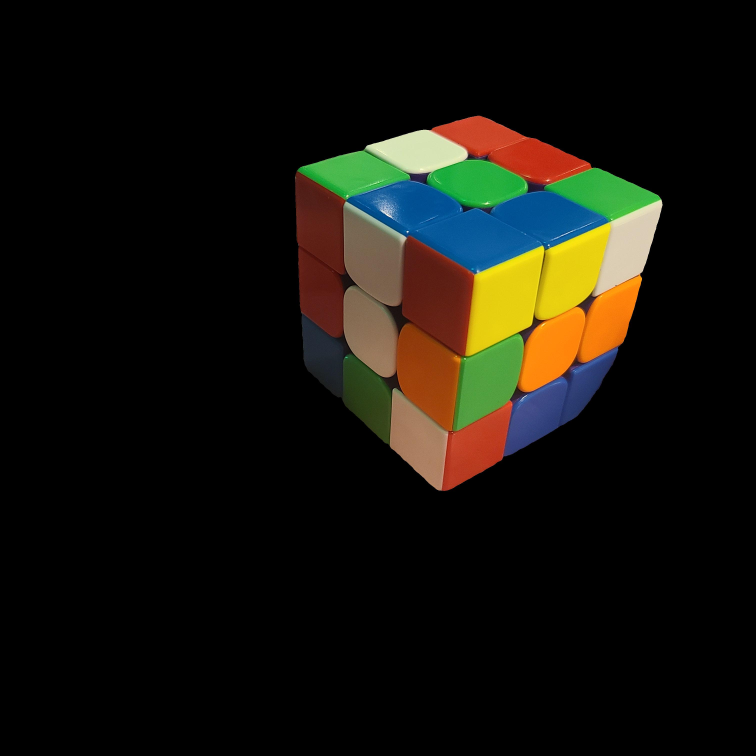
#> input picture test.jpg, 3024 x 3024 px, given in place of isolated_cube_teletest.jpg.jpg, which was not available (shown at 1/4 size)
$ python main.py test.jpg
#> lines starting #> are read from the running program, lines starting #| are printed output that depends on the picture; after the words box and inside, x2 and y2 are one past the last pixel; in counts of white or black regions, pixels touching at a corner belong together; long printed decimals are rounded; pictures that were not available may be replaced by others from this repository, and a replacement may not be noted
### contour.py
import cv2
import numpy as np

from math import sqrt


WIDTH, HEIGHT = 1488, 1530
KERNEL_SIZE = x if (x := int((WIDTH + HEIGHT) / 30)) % 2 else (x + 1)


# INFO: utils
def distance(x1, y1, x2, y2):
    return sqrt((x2 - x1) ** 2 + (y2 - y1) ** 2)


# INFO: all base functions
def fill_image(img, change=True):
    return cv2.threshold(cv2.cvtColor(img, cv2.COLOR_BGR2GRAY) if change else img, 0, 240, cv2.THRESH_BINARY)[1]


def mask_white(img):
    temp = img.copy()
    temp[np.where((temp != [0, 0, 0]).any(axis=2))] = [255, 255, 255]
    return temp


def setup_contours(img, epsilon):
    cannied = cv2.Canny(img, threshold1=200, threshold2=600)

    cv2.imshow("cannied", cannied)

    contours0, _ = cv2.findContours(cannied.copy(), cv2.RETR_EXTERNAL, cv2.CHAIN_APPROX_SIMPLE)
    contours = [cv2.approxPolyDP(cnt, epsilon, True) for cnt in contours0]

    return contours


def produce_contours(img, epsilon=10):
    contours = setup_contours(img, epsilon)
    contours = list(map(lambda x: x[0], contours[0]))

    pairs = list(zip(contours, np.append(contours[1:], [contours[0]], axis=0)))

    return pairs


def show_bounding_lines(img, contours, blank=False):
    vis = img.copy() if not blank else np.zeros(img.shape, np.uint8)

    for i, (c1, c2) in enumerate(contours):
        print(i, c1, c2, distance(c1[0], c1[1], c2[0], c2[1]))
        temp = np.zeros(img.shape, np.uint8)
        cv2.line(temp, c1, c2, (255, 255, 255), 3, cv2.LINE_AA)
        cv2.line(vis, c1, c2, (255, 255, 255), 3, cv2.LINE_AA)

    return vis


def bounding_lines(img, debug=False):
    original = img.copy()

    img = mask_white(img)

    cv2.imshow("maksed", img)

    img = cv2.GaussianBlur(img, (KERNEL_SIZE, KERNEL_SIZE), 0)
    img = cv2.threshold(img, 128, 255, cv2.THRESH_BINARY)[1]

    cv2.imshow("blur+threshold", img)

    contours = produce_contours(img, epsilon=KERNEL_SIZE // 2)

    if debug:
        final = show_bounding_lines(original, contours, blank=False)
        cv2.imshow("final", final)

    return contours

### parallel.py
import cv2
import numpy as np

from math import atan2, acos, pi
from itertools import combinations


def find_angle(v1, v2):
    return acos(np.dot(v1, v2) / (np.linalg.norm(v1) * np.linalg.norm(v2)))


def find_parallel(contours, img, debug=False):
    dirs = []

    for i, (a, b) in enumerate(contours):
        dir = np.array([a[0] - b[0], a[1] - b[1], i])
        dirs.append(dir)

    best1 = list(sorted(combinations(dirs, 2), key=(lambda x: find_angle(x[0], x[1]) / pi), reverse=True)[:3])

    parallel_lines = list(map(lambda x: (x[0][2], x[1][2]), best1))

    if debug:
        for i, b in enumerate(parallel_lines):
            x, y = b

            lines = cv2.line(np.zeros(img.shape, np.uint8), contours[x][0], contours[x][1], (255, 255, 255), 3, cv2.LINE_AA)
            lines = cv2.line(lines, contours[y][0], contours[y][1], (255, 255, 255), 3, cv2.LINE_AA)
            cv2.imshow(f"line{i}", lines)

    return parallel_lines

### projection.py
import cv2
import numpy as np
import sys

from itertools import combinations


def connect_parallel_lines(lines: list[tuple[int, int], tuple[int, int]]):
    for i, l in enumerate(lines):
        z = list(zip(l[0], l[1]))

        # WARN: hardcoded value 5 for number of contours...
        # should be len of contours or something?
        # or always pass in 6 connected lines...

        if not any(map(lambda x: abs(x[1] - x[0]) % 5 <= 1, z)):
            lines[i] = (l[0], (l[1][1], l[1][0]))

    return lines


def find_corners(img, contours, parallel, debug=False):
    faces = list(combinations(parallel, 2))
    paired_parallel_lines = connect_parallel_lines(faces)

    x = np.zeros((2,), np.float64)

    all_corners = []

    for j in [0, 1, 2]:
        for i in [0, 1]:
            work = paired_parallel_lines[j]

            actual_min = max if sorted([work[0][i], work[1][i]]) == [0, 5] else min
            actual_max = min if sorted([work[0][i], work[1][i]]) == [0, 5] else max

            edge1 = contours[actual_min(work[0][i], work[1][i])]
            edge2 = contours[actual_max(work[0][i], work[1][i])]

            mid = edge1[1]

            dif1 = edge1[1] - edge1[0]
            dif2 = edge2[0] - edge2[1]

            x += (mid - dif1 - dif2)

            corners = [
                edge1[0],
                mid,
                mid - dif1 - dif2,
                edge2[1]
            ]

            all_corners.append(corners)

            if False:
                for c in corners:
                    img = cv2.circle(img, c, 16, (255, 255, 255), 16)

    if debug:
        print(list(faces))

        print(x)
        img = cv2.circle(img, (int(x[0]) // 6, int(x[1]) // 6), 4, (0, 255, 255), 4)
        cv2.imshow("all", img)

    return all_corners


def project(img, corners):
    for i, c in enumerate(corners):
        c = np.array(c).astype('float32')

        destination = np.array([
            [0, 0],
            [0, 500],
            [500, 0],
            [500, 500]], dtype="float32")

        m = cv2.getPerspectiveTransform(c, destination)

        output = cv2.warpPerspective(img, m, (500, 500))

        cv2.imshow(f"final{i}", output)

### main.py
import cv2
import numpy as np
import sys

from contour import bounding_lines
from parallel import find_parallel
from projection import find_corners, project


DEBUG = True

original = cv2.imread(f"../images/isolated/isolated_cube_tele{x[1] if len(x:=sys.argv) > 1 else 0}.jpg")
#> original is the input picture: shape (3024, 3024, 3); mean B, G, R 11.5, 18.9, 20.8
# original = cv2.imread(f"../images/isolated/cube{x[1] if len(x:=sys.argv) > 1 else 0}.jpg")

img = original.copy()

contours = bounding_lines(img, debug=DEBUG)
#> in mask_white, `temp[np.where((temp != [0, 0, 0]).any(axis=2))] = [255, 255, 255]`:
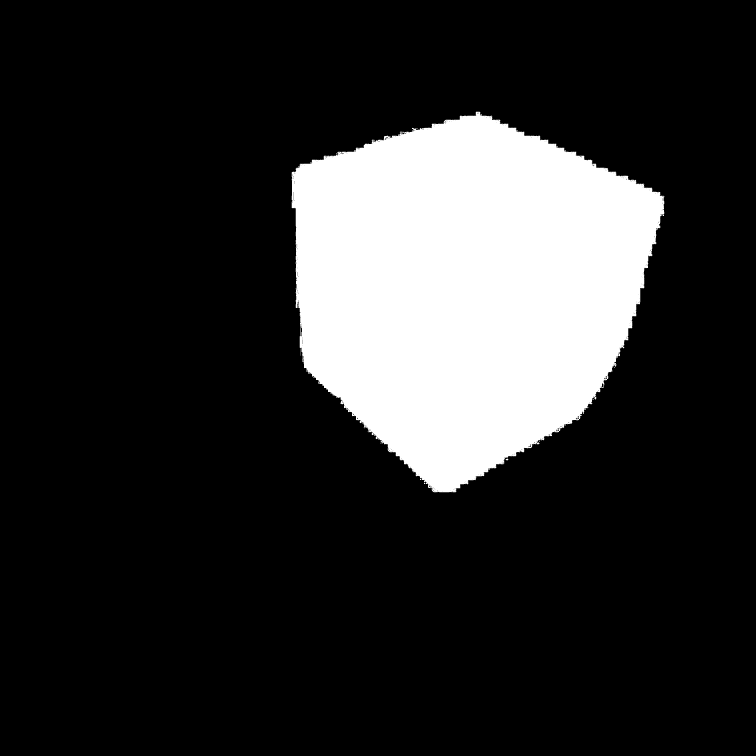
#> temp: shape (3024, 3024, 3) (shown at 1/4 size); 17.5% white; 66 white regions (57 under 20 px), largest, box (x1, y1, x2, y2) and area: (1167, 447, 2657, 1969) 1597977, (2378, 1586, 2385, 1596) 56, (2146, 1770, 2156, 1777) 56
#> in bounding_lines, `img = cv2.threshold(img, 128, 255, cv2.THRESH_BINARY)[1]`:
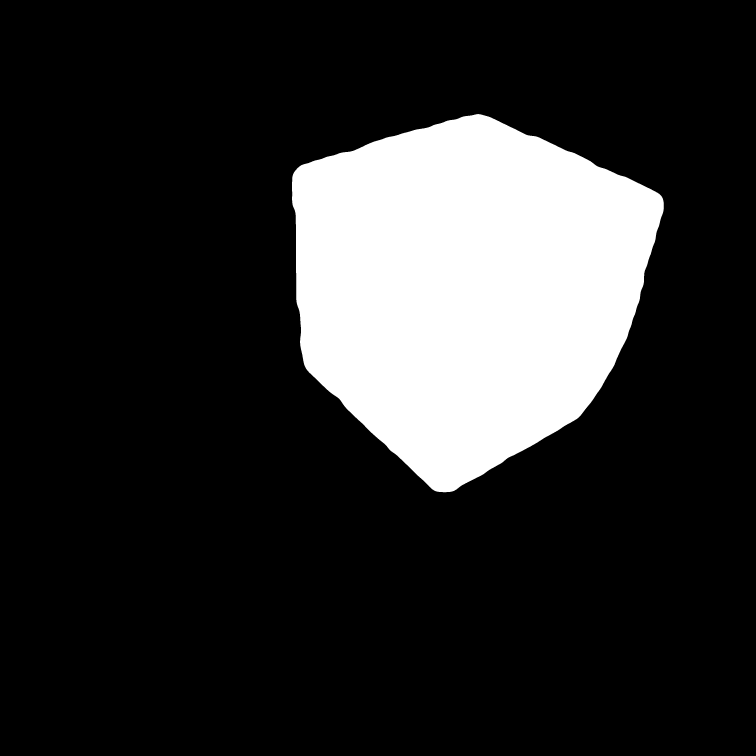
#> img: shape (3024, 3024, 3) (shown at 1/4 size); 17.5% white; 1 white region, box (x1, y1, x2, y2) and area: (1168, 456, 2655, 1969) 1597056
#> in setup_contours, `cannied = cv2.Canny(img, threshold1=200, threshold2=600)`:
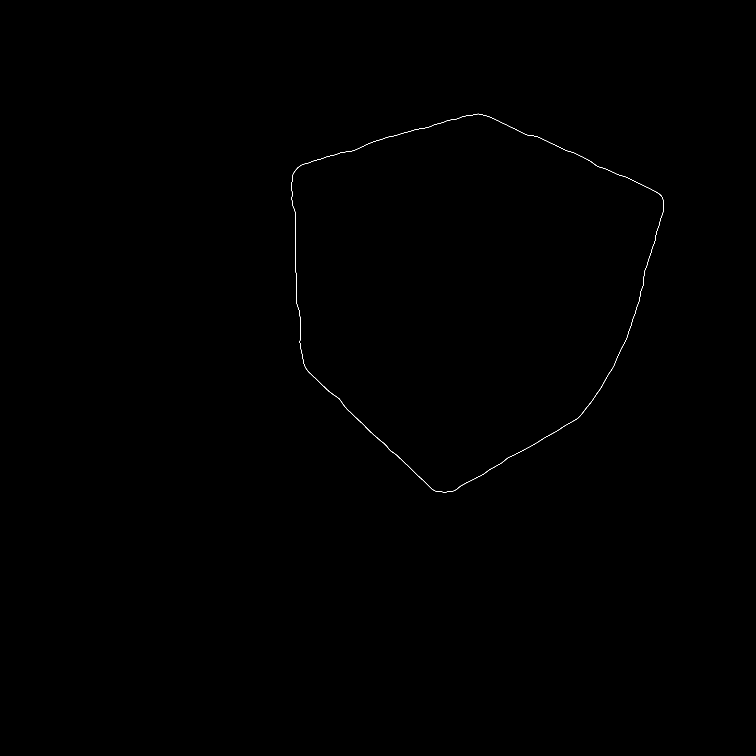
#> cannied: shape (3024, 3024) (shown at 1/4 size); 0.05% white in thin lines or dots, all inside (x1, y1, x2, y2) = (1167, 455, 2655, 1969)
#> in setup_contours, `contours0, _ = cv2.findContours(cannied.copy(), cv2.RETR_EXTERNAL, cv2..`: contours0 = 1 contour; box (x1, y1, x2, y2) and area: (1167, 455, 2655, 1969) 1597730
#> in setup_contours, `contours = [cv2.approxPolyDP(cnt, epsilon, True) for cnt in contours0]`: contours = 1 item
#> in produce_contours, `contours = list(map(lambda x: x[0], contours[0]))`: contours = [[1913, 455], [1168, 710], [1217, 1461], [1754, 1967], [2327, 1656], [2509, 1348], [2654, 838]]
#> in produce_contours, `pairs = list(zip(contours, np.append(contours[1:], [contours[0]], axis..`: pairs = [([1913, 455], [1168, 710]), ([1168, 710], [1217, 1461]), ([1217, 1461], [1754, 1967]), ([1754, 1967], [2327, 1656]), ([2327, 1656], [2509, 1348]), ([2509, 1348], [2654, 838]), ([2654, 838], [1913, 455])]
#> in bounding_lines, `contours = produce_contours(img, epsilon=KERNEL_SIZE // 2)`: contours has the same summary as pairs in produce_contours
#> the loop in show_bounding_lines, `for i, (c1, c2) in enumerate(contours):` made 7 passes
#> (c1, c2) on passes 1 to 7: ([1913, 455], [1168, 710]), ([1168, 710], [1217, 1461]), ([1217, 1461], [1754, 1967]), ([1754, 1967], [2327, 1656]), ([2327, 1656], [2509, 1348]), ([2509, 1348], [2654, 838]), ([2654, 838], [1913, 455])
#| 0 [1913  455] [1168  710] 787.433
#| 1 [1168  710] [1217 1461] 752.597
#| 2 [1217 1461] [1754 1967] 737.838
#| 3 [1754 1967] [2327 1656] 651.959
#| 4 [2327 1656] [2509 1348] 357.754
#| 5 [2509 1348] [2654  838] 530.212
#| 6 [2654  838] [1913  455] 834.128
#> contours has the same summary as pairs in produce_contours
parallel = find_parallel(contours, img, debug=DEBUG)
#> the loop in find_parallel, `for i, (a, b) in enumerate(contours):` made 7 passes
#> (a, b, dir) on passes 1 to 7: ([1913, 455], [1168, 710], [745, -255, 0]), ([1168, 710], [1217, 1461], [-49, -751, 1]), ([1217, 1461], [1754, 1967], [-537, -506, 2]), ([1754, 1967], [2327, 1656], [-573, 311, 3]), ([2327, 1656], [2509, 1348], [-182, 308, 4]), ([2509, 1348], [2654, 838], [-145, 510, 5]), ([2654, 838], [1913, 455], [741, 383, 6])
#> after the loop in find_parallel, `for i, (a, b) in enumerate(contours):`: dirs = [[745, -255, 0], [-49, -751, 1], [-537, -506, 2], [-573, 311, 3], [-182, 308, 4], [-145, 510, 5], [741, 383, 6]]
#> in find_parallel, `best1 = list(sorted(combinations(dirs, 2), key=(lambda x: find_angle(x..`: best1 = [([745, -255, 0], [-573, 311, 3]), ([-537, -506, 2], [741, 383, 6]), ([-49, -751, 1], [-145, 510, 5])]
#> in find_parallel, `parallel_lines = list(map(lambda x: (x[0][2], x[1][2]), best1))`: parallel_lines = [(0, 3), (2, 6), (1, 5)]
#> the loop in find_parallel, `for i, b in enumerate(parallel_lines):` made 3 passes
#> parallel = [(0, 3), (2, 6), (1, 5)]

all_corners = find_corners(img, contours, parallel, debug=DEBUG)
#> in find_corners, `faces = list(combinations(parallel, 2))`: faces = [((0, 3), (2, 6)), ((0, 3), (1, 5)), ((2, 6), (1, 5))]
#> the loop in connect_parallel_lines, `for i, l in enumerate(lines):` made 3 passes
#> (l, z) on passes 1 to 3: (((0, 3), (2, 6)), [(0, 2), (3, 6)]), (((0, 3), (1, 5)), [(0, 1), (3, 5)]), (((2, 6), (1, 5)), [(2, 1), (6, 5)])
#> after the loop in connect_parallel_lines, `for i, l in enumerate(lines):`: lines = [((0, 3), (6, 2)), ((0, 3), (1, 5)), ((2, 6), (1, 5))]
#> in find_corners, `paired_parallel_lines = connect_parallel_lines(faces)`: paired_parallel_lines has the same summary as lines in connect_parallel_lines
#> after the loop in find_corners, `for j in [0, 1, 2]:`: all_corners = 6 items; x = [10296, 6066]
#| [((0, 3), (6, 2)), ((0, 3), (1, 5)), ((2, 6), (1, 5))]
#| [10296.  6066.]
#> all_corners = 6 items

project(img, all_corners)
#> the loop in project, `for i, c in enumerate(corners):` made 6 passes
#> c on passes 1 to 6: [[1913, 455], [1168, 710], [1172, 72], [1913, 455]], [[1217, 1461], [1754, 1967], [1790, 1150], [2327, 1656]], [[1913, 455], [1168, 710], [1962, 1206], [1217, 1461]], [[1754, 1967], [2327, 1656], [1899, 1457], [2654, 838]], [[1168, 710], [1217, 1461], [1705, 1216], [1754, 1967]], [[2509, 1348], [2654, 838], [1768, 965], [1913, 455]]
#> pass 1, in project, `output = cv2.warpPerspective(img, m, (500, 500))`:
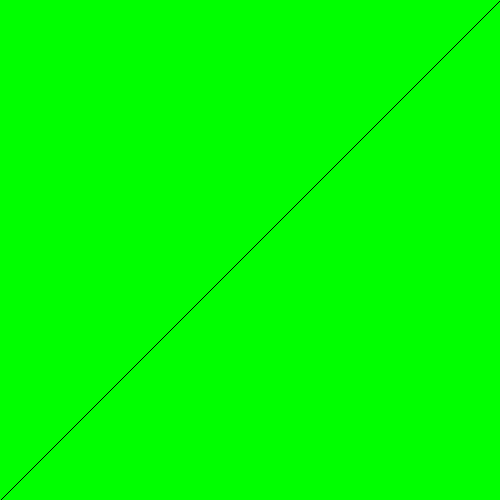
#> output: shape (500, 500, 3); mean B, G, R 0, 0.998, 0; drawn with 1 as white
#> pass 2, in project, `output = cv2.warpPerspective(img, m, (500, 500))`:
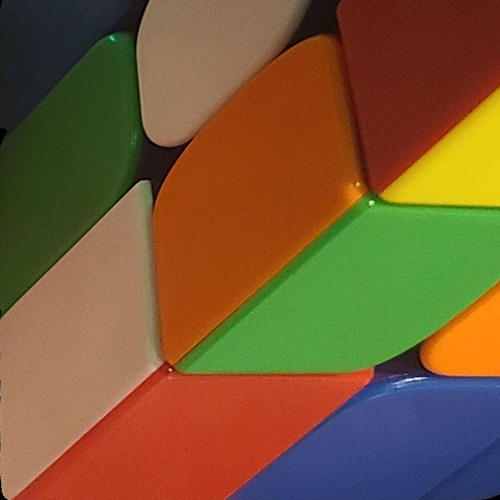
#> output: shape (500, 500, 3); mean B, G, R 51.3, 88.9, 120.5
#> pass 3, in project, `output = cv2.warpPerspective(img, m, (500, 500))`:
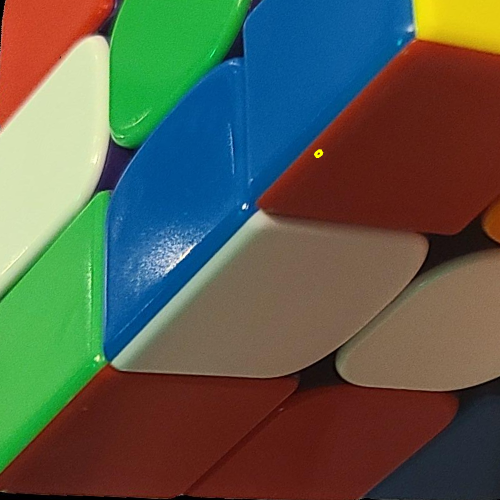
#> output: shape (500, 500, 3); mean B, G, R 77.5, 93.2, 89.7


# INFO: keep windows
cv2.waitKey(0)
cv2.destroyAllWindows()
